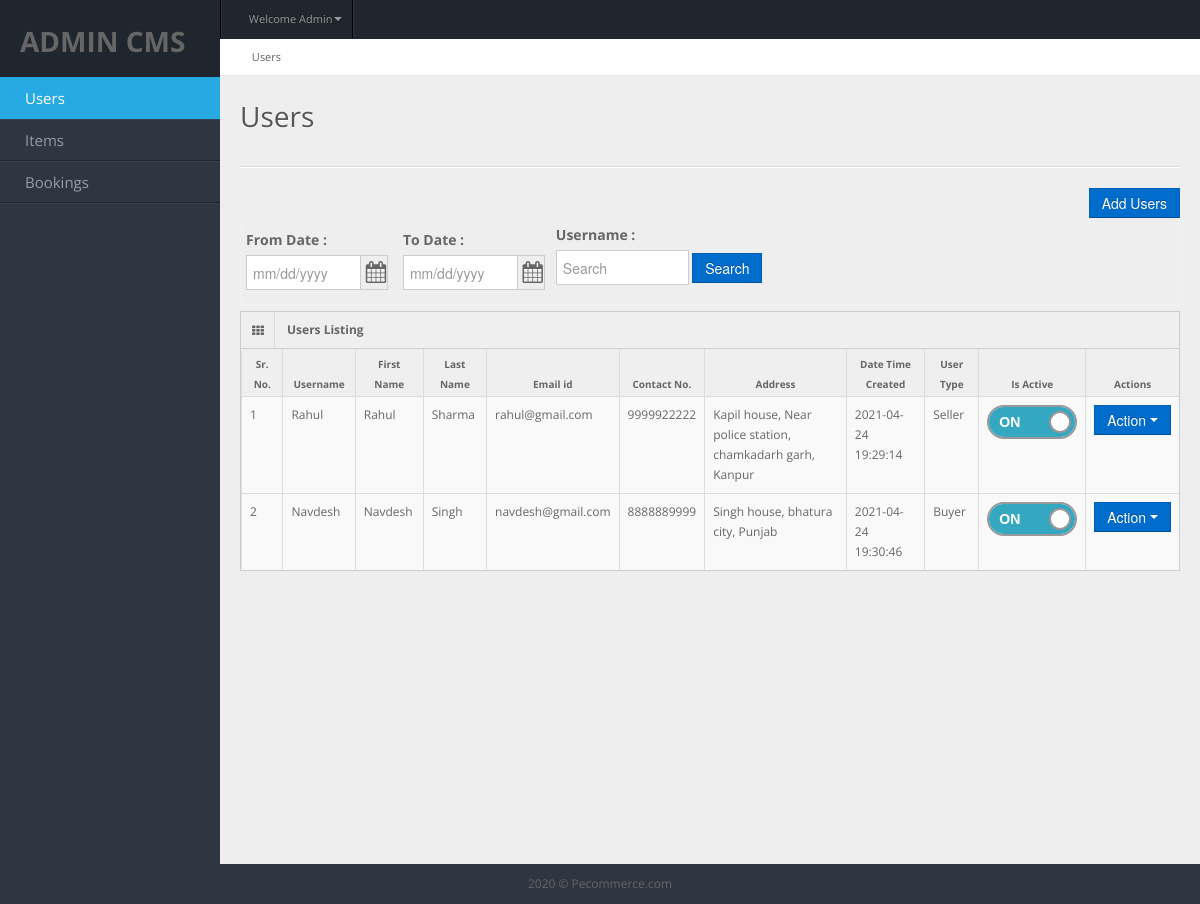
Page /cms/users.php (signed in) on the committed database.
### tables this page shows
CREATE TABLE `tbl_users` (
  `user_id` int(6) NOT NULL,
  `username` varchar(30) NOT NULL,
  `first_name` char(20) NOT NULL,
  `last_name` char(30) NOT NULL,
  `email_id` char(50) DEFAULT NULL,
  `contact` bigint(11) DEFAULT NULL,
  `address` text,
  `pass` varchar(200) NOT NULL,
  `user_type` varchar(20) DEFAULT NULL,
  `created` datetime NOT NULL DEFAULT CURRENT_TIMESTAMP,
  `active` enum('1','0') NOT NULL DEFAULT '1'
);

### cms/users.php (the view, shortened to what this page needs)
<?php include_once 'templates/header.php'; ?>
<?php include_once 'templates/sidebar.php'; ?>
<?php
$item_per_page = 10;
if(isset($_GET["page"]) && !empty($_GET["page"])){
    $current_page = $_GET["page"];
}else{
    $current_page = 1;
}
if($_SESSION["user_type"]=="Admin")
    $where =" where tbl_users.username != 'admin' ";
else
    $where=" where tbl_users.user_id = ".$_SESSION["user_id"];
    $sql = "select * from tbl_users ".$where;
    $offset = ($current_page-1)*$item_per_page;
    $sql .= " Limit ".$offset.", ".$item_per_page."";
    $result = mysqli_query($conn, $sql);
?>
<div id="content">
    <div id="content-header">
        <div id="breadcrumb"> <a href="users.php" title="Go to Users" class="tip-bottom"><i class="icon-home"></i> Users</a></div>
        <h1>Users</h1>
    </div>
    <div class="container-fluid">
        <hr>
        <div class="row-fluid text-right"><button class="btn btn-primary" <?php if($_SESSION["user_type"]!="Admin") echo'style="display: none;"';  ?> onclick="document.location.href = 'user_add.php'"><a href="user_add.php" style="color:#fff">Add Users</a></button></div>
        <div class="row-fluid">
            <div class="span12">
                <div class="control-group" <?php if($_SESSION["user_type"]!="Admin") echo'style="display: none;"';  ?>>
                    <fieldset class="scheduler-border span12" style="border: 2px solid #f0f0f0;padding:0 18px 0 0;margin: 5px 0">
<form>                  <div class="span2 m-wrap input-append date datepicker" data-date="12-02-2012" >
		<label><strong>From Date :</strong></label>
                <input placeholder="mm/dd/yyyy" data-date-format="<?php echo date("m/d/Y"); ?>" value="<?php echo $_GET["field_start_date"] ?>" style="height:35px" class="span11  m-wrap" type="text" name="field_start_date" id="field_start_date">
		<span class="add-on"  style="height:25px; text-align: center;" ><i class="fa fa-calendar"  style="font-size:22px; "></i></span>
	    </div>
	    <div class="span2 m-wrap input-append date datepicker" data-date="12-02-2012">
		<label><strong>To Date :</strong></label>
		<input placeholder="mm/dd/yyyy"  data-date-format="<?php echo date("m/d/Y"); ?>" value="<?php echo $_GET["field_end_date"] ?>" style="height:35px" class="span11  m-wrap" type="text" name="field_end_date" id="field_end_date">
		<span class="add-on"  style="height:25px; text-align: center;" ><i class="fa fa-calendar"  style="font-size:22px"></i></span>
	    </div>
                        <div class="span2 m-wrap">
                            <label><strong>Username :</strong></label>
                            <input class="span11 m-wrap"  type="text" placeholder="Search" name="filter_name" id="filter_name"  value = "<?php echo $_GET["filter_name"] ?>" style="height:35px;width:100%">
                        </div>
                        <div class="span1 m-wrap" style="margin: 3px;">
                            <label>&nbsp;</label>
                            <input class="btn btn-primary" id="filter_election_list" type="submit" value="Search" name="btnSubmit"></input>
                        </div>
                            </form>
                    </fieldset>
                </div>
                <div class="widget-box">
                    <div class="widget-title"> <span class="icon" id="filtericon"><i class="fa fa-th"></i></span>
                        <h5>Users Listing</h5>
                    </div>
                    <div class="widget-content nopadding">
                        <table class="table table-bordered data-table">
                            <thead>
                                <tr>
                                    <th>Sr. No.</th>
                                    <th>Username</th>
                                    <th>First Name</th>
                                    <th>Last Name</th>
                                    <th>Email id</th>
                                    <th>Contact No.</th>
                                    <th>Address</th>
                                    <th>Date Time Created</th>
                                    <th>User Type</th>
                                    <th>Is Active</th>
                                    <th>Actions</th>
                                </tr>
                            </thead>
                            <tbody id="filtered_news">
<?php
$inc = ($current_page-1)*$item_per_page+1;
if (mysqli_num_rows($result) > 0) {
    while ($row = mysqli_fetch_array($result)) {
        if($_SESSION["user_type"]=="Admin")
    $ale ="Are you sure you want to delete this user? This will also delete all the booking and items related to him.";
else
    $ale="Are you sure you want to delete your account. It will delete all your data, booking and items.";
if($_SESSION["user_type"]=="Admin")
{
        echo '<tr class="rows" user_id="row'.$row["user_id"].'">
        <td>' . $inc++ . '</td>
        <td>' . $row["username"] . '</td>
            <td>' . $row["first_name"] . '</td>
                <td>' . $row["last_name"] . '</td>
        <td>' . $row["email_id"] . '</td>
        <td>' . $row["contact"] . '</td>
        <td>' . $row["address"] . '</td>
        <td>' . $row["created"] . '</td>
        <td>'.$row["user_type"].'</td>';
        if($row["user_id"]!=$_SESSION["user_id"])
           {
           if ($row["active"] == 1) {
           echo '<td id="published' . $row["user_id"] . '"> <div class="onoffswitch">
        <input type="checkbox" name="onoffswitch" class="onoffswitch-checkbox" id="myonoffswitch' . $row["user_id"] . '" checked onclick="updateUserStatus(\'' . ROOT . 'ajax.php?s=0&sid=' . $row["user_id"] . '\')">
        <label class="onoffswitch-label" for="myonoffswitch' . $row["user_id"] . '">
            <span class="onoffswitch-inner"></span>
            <span class="onoffswitch-switch"></span>
        </label>
    </div></td>';
                                        }
           }
           else{
               echo '<td>Active</td>';
           }
        echo '<td class="center"><div class="btn-group"><button data-toggle="dropdown" class="btn btn-primary dropdown-toggle">Action <span class="caret"></span></button><ul class="dropdown-menu"><li><a  href="user_edit.php?id=' . $row["user_id"] . '">Edit</a></li><li><a  href="user_view.php?id=' . $row["user_id"] . '">View</a></li><li><a class="res_del" href="user_delete.php?id=' . $row["user_id"] . '" onclick="return confirm(\''.$ale.'\');">Delete</a></li><li><a class="res_del" href="deactivate.php?id=' . $row["user_id"] . '" onclick="return confirm(\'Are you sure you want to deactivate this account.\');">Deactivate</a></li></ul></div></td>
        </tr>';
}
    }
}
?>
                                </tbody>
                        </table>
                        </div>
                </div>
            </div>
        </div>
    </div>
</div>
<?php
include_once 'templates/footer.php'; ?>

### cms/assets/datepicker.css (style rules this page uses)
.datepicker { top: 0; left: 0; padding: 4px; margin-top: 1px; }
.datepicker:before { content: ''; display: inline-block; position: absolute; top: -7px; left: 6px; }
.datepicker:after { content: ''; display: inline-block; }
.input-append.date .add-on i, .input-prepend.date .add-on i { display: block; cursor: pointer; width: 16px; height: 16px; }

### cms/assets/matrix-media.css (style rules this page uses)
body { background:#2E363F; }

### rows in the picture
tbl_users: username "Rahul", first_name "Rahul", last_name "Sharma", email "rahul@gmail.com", contact "9999922222", address "Kapil house, Near police station, chamkadarh garh, Kanpur", created "2021-04-24 19:29:14", user_type "Seller"
tbl_users: username "Navdesh", first_name "Navdesh", last_name "Singh", email "navdesh@gmail.com", contact "8888889999", address "Singh house, bhatura city, Punjab", created "2021-04-24 19:30:46", user_type "Buyer"

### other values in the picture
$_SESSION["user_name"] "Admin"
